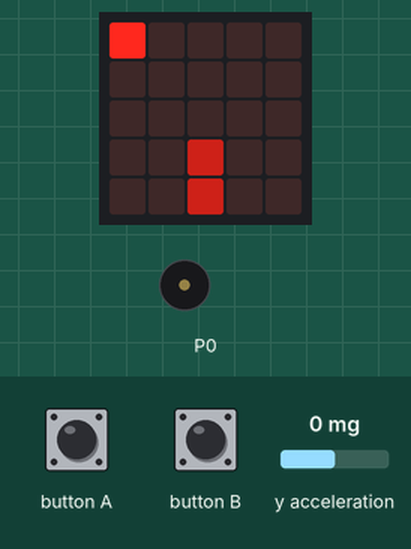
The program below on a simulated BBC micro:bit running MicroPython. Shown: the board's 5×5 LED display, buzzer (waves = sounding). The inputs (shaded band) are chosen by the test bench; at power-on: y acceleration 0 mg. A reset restarts the program; the 48×5 strip is a reading aid, not a part: it shows the text the display is scrolling, unrolled, one strip-width of it at a time.

Above: at 8.8 s.
8.9 s: y acceleration set to 517 mg
At 9.7 s:
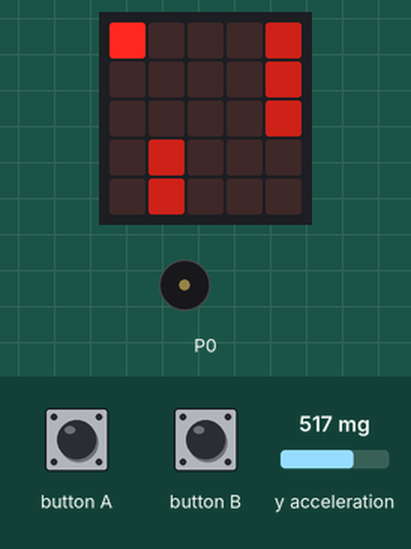
11.9 s: y acceleration set to 603 mg
At 12.7 s:
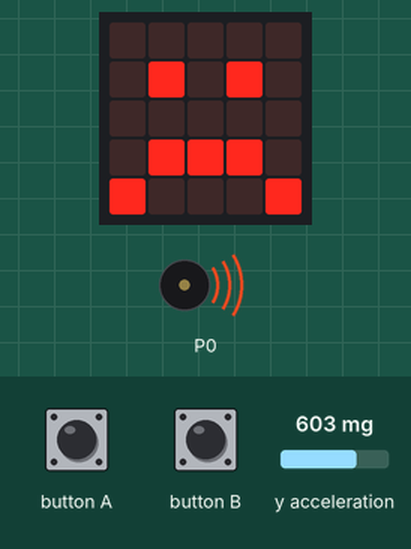
At 23.8 s:
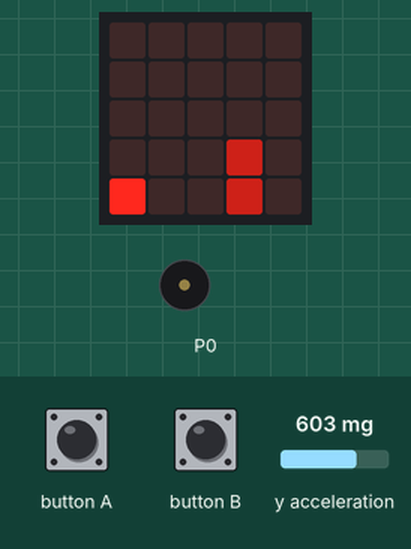
Timing chart, 0 to 24.5 s (numbered marks = the images above; inputs shaded):
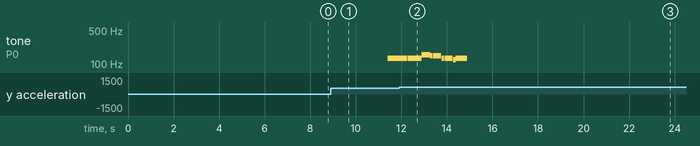

The program:

Flappy_bird-main.py
```python
import music
from microbit import (accelerometer,
                      display,
                      sleep,
                      Image,
                      reset,
                      )

display.scroll('Flappy Bit')

bird = 2
terrain = [
    (0, 0),
    (0, 0),
    (0, 0),
    (0, 0),
    (0, 2),
    (0, 0),
    (0, 0),
    (3, 0),
    (3, 0),
    (4, 0),
    (3, 0),
    (0, 0),
    (0, 0),
    (0, 1),
    (2, 0),
    (3, 0),
    (4, 0),
    (3, 0),
    (0, 0),
    (0, 1),
    (2, 0),
]

terrain_multiplier = 5
pos = 0

while True:
    sleep(100)
    if -256 < accelerometer.get_y() < 450:
        bird = max(0, bird - 1)
    elif 568 < accelerometer.get_y() < 1024:
        bird = min(4, bird + 1)

    display.clear()
    display.set_pixel(0, bird, 9)

    pos_terrain = pos // terrain_multiplier
    lost_status = False
    for column, (top, bottom) in enumerate(
            terrain[pos_terrain:pos_terrain + 5]):
        for y in range(top):
            display.set_pixel(column, y, 4)
            if column == 0 and bird == y:
                lost_status = True
        for y in range(bottom):
            display.set_pixel(column, 4 - y, 4)
            if column == 0 and bird == (4 - y):
                lost_status = True
    if lost_status:
        display.show(Image.SAD)
        music.play(music.FUNERAL)
        reset()
    pos += 1
    if pos_terrain > len(terrain):
        pos = 0
```

Measured:
- the behaviour switches between 568 and 569 mg on y acceleration (found by bisection; images 1 and 2)
- after the input at 11.9 s, the display: first differs from a run without the input after 11.1 s (image 3 shows a later state)
- by itself, tone on P0: plays 131 Hz for 0.12 s, 131 Hz for 0.49 s, 156 Hz for 0.36 s, 147 Hz for 0.12 s, 147 Hz for 0.36 s, 131 Hz for 0.12 s … (9 notes in this stretch)
- what the display in image 1 shows lasts 0.5 s, from 9.3 s to 9.8 s
